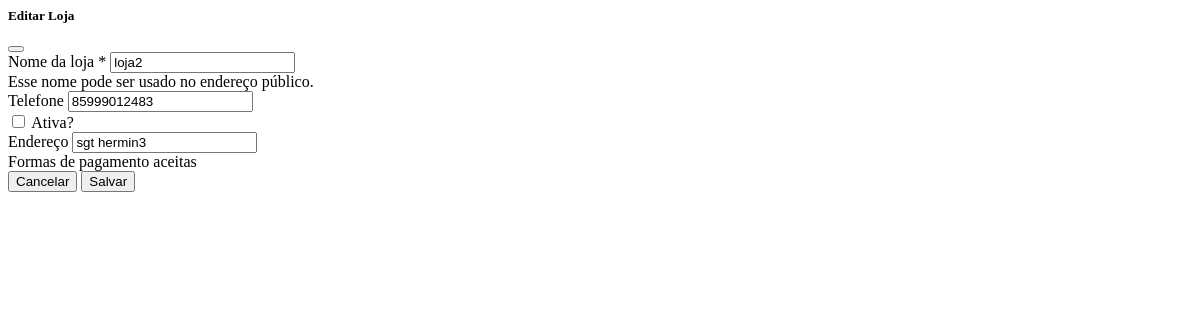
Page /cadastro/lojas/13/edit/ (signed in) on the earlier database version.
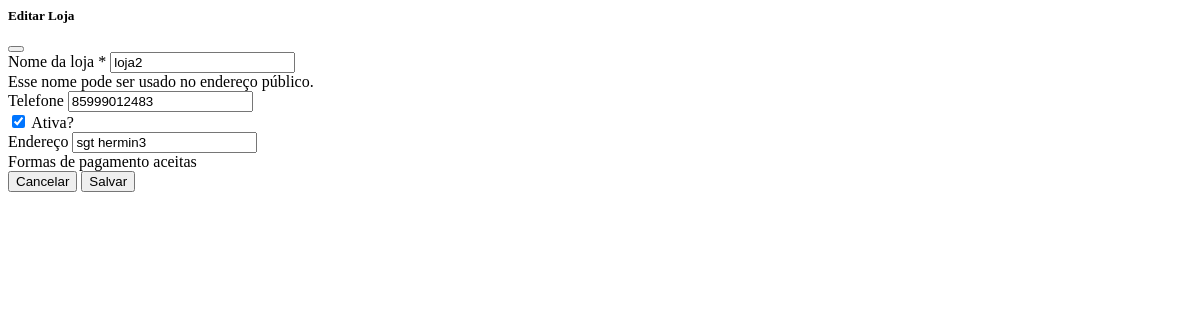
Same page on the later database version.
### apps/cadastro/models.py (models this page shows, shortened)
class Loja(models.Model):
    owner = models.ForeignKey(
        "accounts.User",
        on_delete=models.CASCADE,
        related_name='lojas',
        limit_choices_to={'is_owner': True}
    )
    nome = models.CharField(max_length=120)
    slug = models.SlugField(max_length=140, unique=True, blank=True)
    telefone = models.CharField(max_length=20, blank=True)
    endereco = models.CharField(max_length=200, blank=True)
    ativa = models.BooleanField(default=True)
    criada_em = models.DateTimeField(auto_now_add=True)
    pagamentos_aceitos = models.ManyToManyField(
        FormaPagamento, blank=True, related_name="lojas"
    )

### apps/cadastro/views.py (the view, shortened to what this page needs)
# urls.py: path('lojas/<int:pk>/edit/', views.owner_shop_edit, name='owner_shop_edit'),
@login_required
@subscription_required
def owner_shop_edit(request, pk):
    loja = get_object_or_404(Loja, pk=pk, owner=request.user)
    form = LojaForm(instance=loja, user=request.user)
    return render(request, 'cadastro/partials/loja_form.html', {'form': form, 'loja': loja, 'acao': 'Editar Loja'})

### apps/cadastro/forms.py (shortened to what this page needs)
class LojaForm(forms.ModelForm):
    pagamentos_aceitos = forms.ModelMultipleChoiceField(
        queryset=FormaPagamento.objects.all(),
        required=False,
        widget=forms.CheckboxSelectMultiple,
        label="Formas de pagamento aceitas",
    )
    class Meta:
        model = Loja
        fields = ["nome", "telefone", "endereco", "ativa", "pagamentos_aceitos"]
        labels = {
            "nome": "Nome da loja",
            "telefone": "Telefone",
            "endereco": "Endereço",
            "ativa": "Ativa?",
        }
    def __init__(self, *args, **kwargs):
        self.user = kwargs.pop("user", None)
        super().__init__(*args, **kwargs)

### apps/accounts/models.py (called while the page is built)
    def is_active(self) -> bool:
        return timezone.now() <= self.end_date

### apps/cadastro/templates/cadastro/partials/loja_form.html (shortened to what this page needs)
{% load widget_tweaks %}
<div class="modal-header">
  <h5 class="modal-title">{{ acao|default:"Editar loja" }}</h5>
  <button type="button" class="btn-close" data-bs-dismiss="modal" aria-label="Fechar"></button>
</div>
<form
  method="post"
  id="lojaEditForm"
  hx-post="{% url 'cadastro:owner_shop_edit' loja.pk %}"
  hx-target="#shops-fragment"
  hx-swap="innerHTML"
  hx-disabled-elt="input,select,textarea,button"
  hx-on="htmx:afterRequest:
    if (
      event.detail &&
      event.detail.elt === this &&
      (event.detail.requestConfig?.verb || '').toLowerCase() === 'post' &&
      event.detail.xhr.status < 400
    ) {
      try { bootstrap.Modal.getOrCreateInstance(document.getElementById('modalShell')).hide(); } catch(e) {}
    }"
>
  <div class="modal-body" id="modal-loja-edit-body">
    <div class="row g-3">
      {% if form.nome %}
        <div class="col-12">
          <label class="form-label" for="{{ form.nome.id_for_label }}">
            {{ form.nome.label|default:"Nome da loja" }}{% if form.nome.field.required %} <span class="text-danger">*</span>{% endif %}
          </label>
          {% if form.nome.errors %}
            {% render_field form.nome class+="form-control is-invalid" placeholder="Ex.: Barbearia Centro" %}
          {% else %}
            {% render_field form.nome class+="form-control" placeholder="Ex.: Barbearia Centro" %}
          {% endif %}
          <div class="form-text">Esse nome pode ser usado no endereço público.</div>
        </div>
      {% endif %}
      {% if form.telefone or form.ativa %}
        <div class="col-12 col-md-7">
          {% if form.telefone %}
            <label class="form-label" for="{{ form.telefone.id_for_label }}">{{ form.telefone.label|default:"Telefone" }}</label>
            {% if form.telefone.errors %}
              {% render_field form.telefone class+="form-control is-invalid" placeholder="+5585..." %}
            {% else %}
              {% render_field form.telefone class+="form-control" placeholder="+5585..." %}
            {% endif %}
          {% endif %}
        </div>
        <div class="col-12 col-md-5 d-flex align-items-end">
          {% if form.ativa %}
            <div class="form-check form-switch">
              {% render_field form.ativa class+="form-check-input" %}
              <label class="form-check-label ms-2" for="{{ form.ativa.id_for_label }}">{{ form.ativa.label|default:"Ativa?" }}</label>
            </div>
          {% endif %}
        </div>
      {% endif %}
      {% if form.endereco %}
        <div class="col-12">
          <label class="form-label" for="{{ form.endereco.id_for_label }}">{{ form.endereco.label|default:"Endereço" }}</label>
          {% if form.endereco.errors %}
            {% render_field form.endereco class+="form-control is-invalid" placeholder="Rua, número, bairro, cidade" %}
          {% else %}
            {% render_field form.endereco class+="form-control" placeholder="Rua, número, bairro, cidade" %}
          {% endif %}
        </div>
      {% endif %}
      {% for field in form %}
        {% if not field.is_hidden and field.name not in 'nome telefone endereco ativa' %}
          <div class="col-12">
            <label class="form-label" for="{{ field.id_for_label }}">{{ field.label }}</label>
          </div>
        {% endif %}
      {% endfor %}
    </div>
  </div>
  <div class="modal-footer">
    <button type="button" class="btn btn-outline-secondary" data-bs-dismiss="modal">Cancelar</button>
    <button type="submit" class="btn btn-primary" id="btnSalvarLojaEdit">
      <span class="btn-label-text">Salvar</span>
    </button>
  </div>
</form>

Differences in the rows shown:
changed Loja "loja2": ativa "☐" → "☑"
